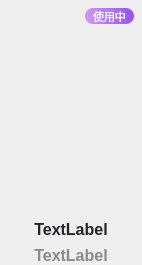
<?xml version="1.0" encoding="UTF-8"?>
<ui version="4.0">
 <class>DressUpPageBKItem</class>
 <widget class="QDialog" name="DressUpPageBKItem">
  <property name="geometry">
   <rect>
    <x>0</x>
    <y>0</y>
    <width>142</width>
    <height>265</height>
   </rect>
  </property>
  <property name="minimumSize">
   <size>
    <width>142</width>
    <height>265</height>
   </size>
  </property>
  <property name="maximumSize">
   <size>
    <width>142</width>
    <height>265</height>
   </size>
  </property>
  <property name="windowTitle">
   <string>Dialog</string>
  </property>
  <widget class="click_label" name="image">
   <property name="geometry">
    <rect>
     <x>0</x>
     <y>0</y>
     <width>142</width>
     <height>208</height>
    </rect>
   </property>
   <property name="text">
    <string/>
   </property>
  </widget>
  <widget class="QLabel" name="label">
   <property name="geometry">
    <rect>
     <x>85</x>
     <y>8</y>
     <width>49</width>
     <height>16</height>
    </rect>
   </property>
   <property name="styleSheet">
    <string notr="true">background: qlineargradient(x1:0, y1:0, x2:1, y2:0, stop:0 #D197FE, stop:1 #9752ED);
border-radius: 8px;
padding-top: -2px;
font-family: &quot;微软雅黑&quot;;
font-weight: 400;
font-size: 11px;
color: #FFFFFF;
line-height: 16px;</string>
   </property>
   <property name="text">
    <string>使用中</string>
   </property>
   <property name="alignment">
    <set>Qt::AlignCenter</set>
   </property>
  </widget>
  <widget class="QLabel" name="name">
   <property name="geometry">
    <rect>
     <x>10</x>
     <y>218</y>
     <width>122</width>
     <height>22</height>
    </rect>
   </property>
   <property name="styleSheet">
    <string notr="true">font-family: &quot;微软雅黑&quot;;
font-weight: 500;
font-size: 16px;
color: #222429;
line-height: 22px;
text-align: center;
font-style: normal;</string>
   </property>
   <property name="text">
    <string>TextLabel</string>
   </property>
   <property name="alignment">
    <set>Qt::AlignCenter</set>
   </property>
  </widget>
  <widget class="QLabel" name="time">
   <property name="geometry">
    <rect>
     <x>10</x>
     <y>245</y>
     <width>122</width>
     <height>20</height>
    </rect>
   </property>
   <property name="styleSheet">
    <string notr="true">font-family: &quot;微软雅黑&quot;;
font-weight: 500;
font-size: 16px;
color: rgba(34, 36, 41, 0.5); 
line-height: 22px;
text-align: center;
font-style: normal;</string>
   </property>
   <property name="text">
    <string>TextLabel</string>
   </property>
   <property name="alignment">
    <set>Qt::AlignCenter</set>
   </property>
  </widget>
  <widget class="click_label" name="image_2">
   <property name="geometry">
    <rect>
     <x>0</x>
     <y>0</y>
     <width>142</width>
     <height>208</height>
    </rect>
   </property>
   <property name="styleSheet">
    <string notr="true">background: transparent;</string>
   </property>
   <property name="text">
    <string/>
   </property>
  </widget>
 </widget>
 <customwidgets>
  <customwidget>
   <class>click_label</class>
   <extends>QLabel</extends>
   <header location="global">click_label.h</header>
   <slots>
    <signal>clicked()</signal>
   </slots>
  </customwidget>
 </customwidgets>
 <resources/>
 <connections/>
</ui>
